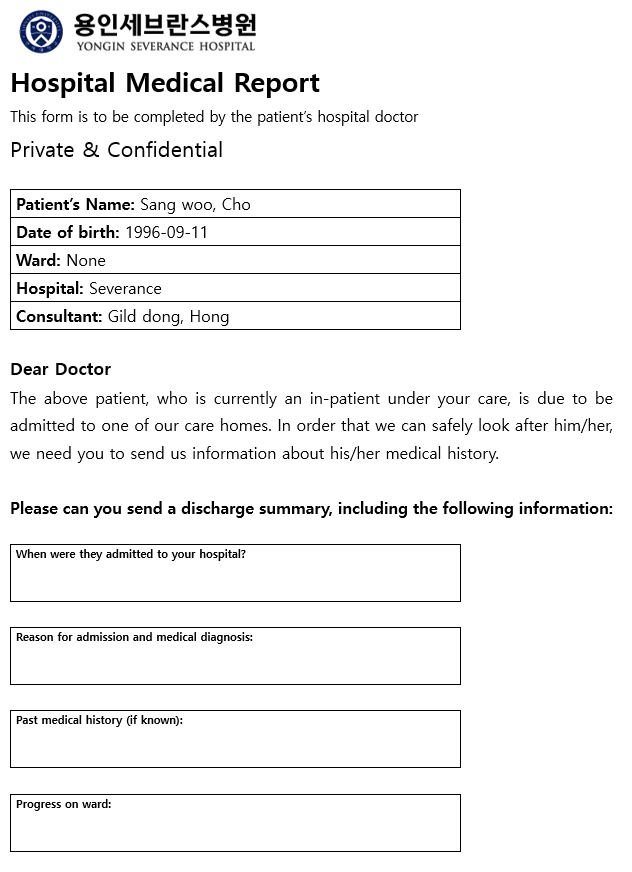
#> input picture 06.SourceCode/02.scan-web/00.scan-setting-flask/mydocker/test.png, 632 x 872 px
$ python app.py
#> lines starting #> are read from the running program, lines starting #| are printed output that depends on the picture; after the words box and inside, x2 and y2 are one past the last pixel; in counts of white or black regions, pixels touching at a corner belong together
import cv2
import pytesseract
from pytesseract import *
import numpy as np

img = cv2.imread('./test.png')
#> img is the input picture: shape (872, 632, 3); mean B, G, R 242.6, 242.5, 242.5

# 회색 변환(channel 수 감소)
img_gray = cv2.cvtColor(img, cv2.COLOR_BGR2GRAY)

# 이진수 변환(흑 / 백)
img_binary = cv2.threshold(img_gray, 0, 255, cv2.THRESH_BINARY + cv2.THRESH_OTSU)[1]
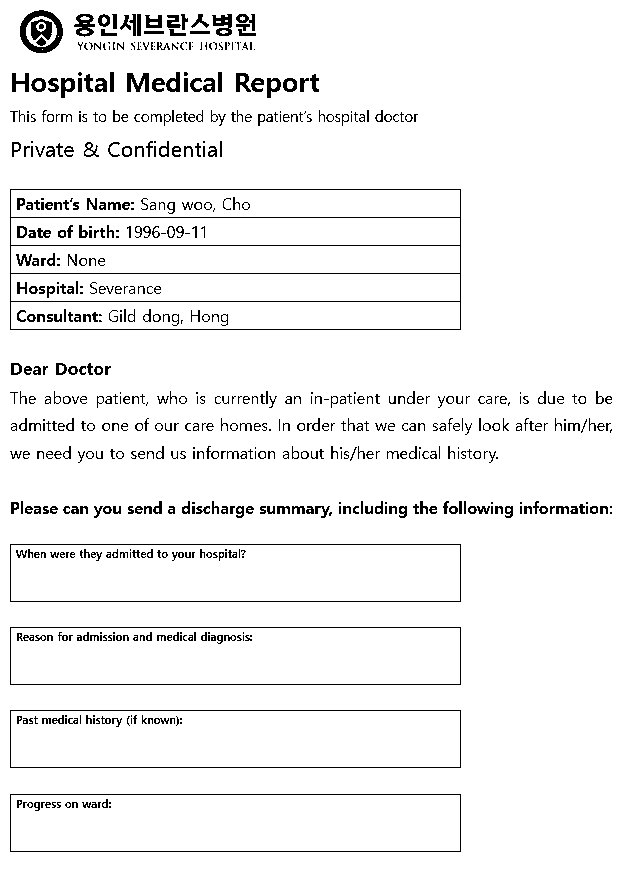
#> img_binary: shape (872, 632); 94.8% white; black in thin lines or dots

# 모폴로지 연산(Opening)
kernel = np.ones((5, 5), np.uint8)
img_open = cv2.morphologyEx(img_binary, cv2.MORPH_OPEN, kernel)
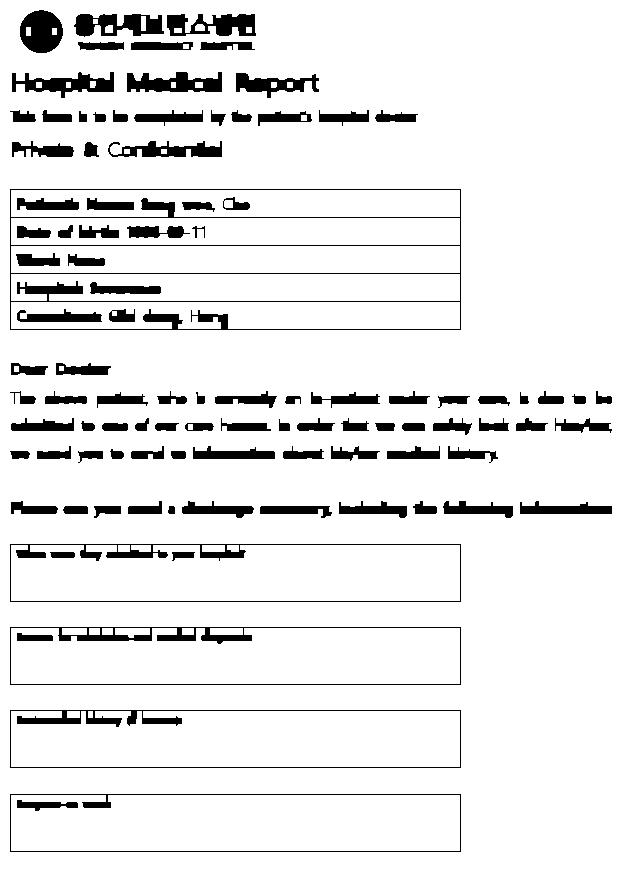
#> img_open: shape (872, 632); 91.5% white; 101 black regions, largest, box (x1, y1, x2, y2) and area: (10, 189, 461, 330) 4498, (10, 627, 461, 685) 2241, (10, 544, 461, 602) 2087

# tesseract 설정
custom_config = '--oem 3' # LSTM 버전
#> (the run stopped early here; a loop or call above may not have finished)
